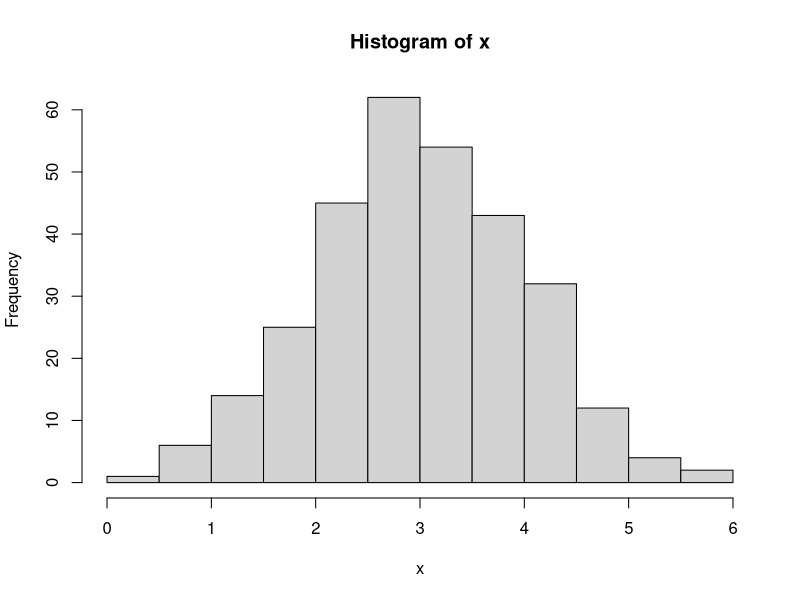
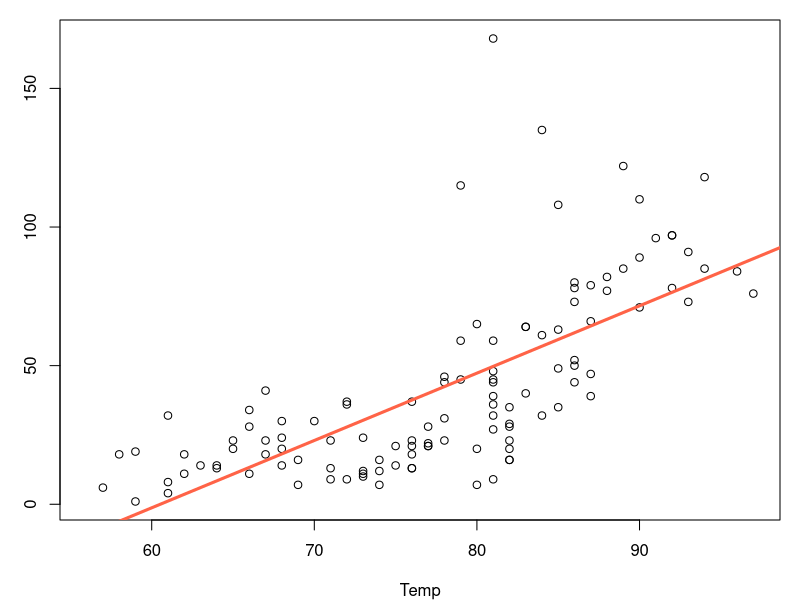

These figures' R source, in order:
## ---- chunk 1
#| echo: true
#| fig: true
#| fig-height: 4.0
#| fig-width: 6.5
#| out-width: 60%
x <- rnorm(300, 3, 1)
hist(x)
## ---- chunk 2
#| echo: true
data("airquality")
m <- lm(Ozone ~ Temp, data = airquality)
summary(m)
## ---- chunk 3
#| echo: true
head(airquality, n = 10)
## ---- chunk 4
#| echo: !expr '-1'
#| fig: true
#| fig-height: 3.9
#| fig-width: 5.5
#| out-width: 44%
par(mar = c(4, 3, 1, 1))
plot(Ozone ~ Temp, data = airquality)
abline(m, col = "tomato", lwd = 3)
